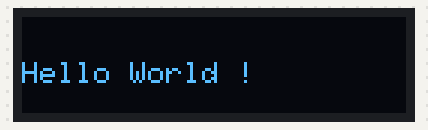
Recording of a program running on a simulated Arduino Uno, built with avr-gcc and run on an emulated ATmega328P. On the bench: 128×32 one-colour display.

Above: at 0.1 s.
At 1.1 s:
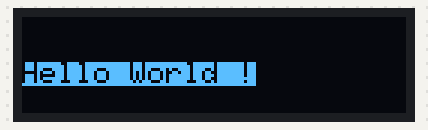

Measured:
- what the display in image 1 shows lasts 1.0 s, from 1.1 s to 2.1 s

The program:

main.cpp
```cpp
//Inspiration : https://lastminuteengineers.com/oled-display-arduino-tutorial/
//Il faut suivre les consignes pour un écran I2C

#include <Arduino.h>
#include <Wire.h>
#include <Adafruit_GFX.h>
#include <Adafruit_SSD1306.h>//SSD1306 c'est la puce qui gère les écrans OLED

// Pour le modèle 0.91', la résolution est de 128 x 32
#define SCREEN_WIDTH 128 // OLED display width, in pixels
#define SCREEN_HEIGHT 32 // OLED display height, in pixels

 // Declaration for SSD1306 display connected using I2C
#define OLED_RESET     -1 // Reset pin # (or -1 if sharing Arduino reset pin)
#define SCREEN_ADDRESS 0x3C
Adafruit_SSD1306 display(SCREEN_WIDTH, SCREEN_HEIGHT, &Wire, OLED_RESET);


void setup() {


  Serial.begin(9600);

    // Permet de valider que l'écran est bien initialiser
  if(!display.begin(SSD1306_SWITCHCAPVCC, SCREEN_ADDRESS)) {
    Serial.println(F("SSD1306 allocation failed"));
    for(;;); // Don't proceed, loop forever
  }


  // Clear the buffer
  display.clearDisplay();


  display.setTextSize(1); //Choisir la taille du texte


}

void loop() {

    display.setCursor(0,15); //Choisir le point de départ à écrire
    display.setTextColor(WHITE); //Choisir la couleur blanc
    display.print("Hello World !"); //Inscrire le texte dans la RAM de la chip
    display.display(); //Envoyer l'information de la RAM dans la chip

    delay(1000); //Attendre une seconde

    display.clearDisplay(); //Vider le contenue de la RAM

    display.setCursor(0,15); //Choisir le point de départ à écrire
    display.setTextColor(BLACK,WHITE);//Choisir noir avec fond blanc
    display.print("Hello World !");//Inscrire le texte dans la RAM de la chip
    display.display();//on envoit l'image à l'écran.

    delay(1000); //Attendre une seconde

    display.clearDisplay(); //Vider le contenue de la RAM


}
```
